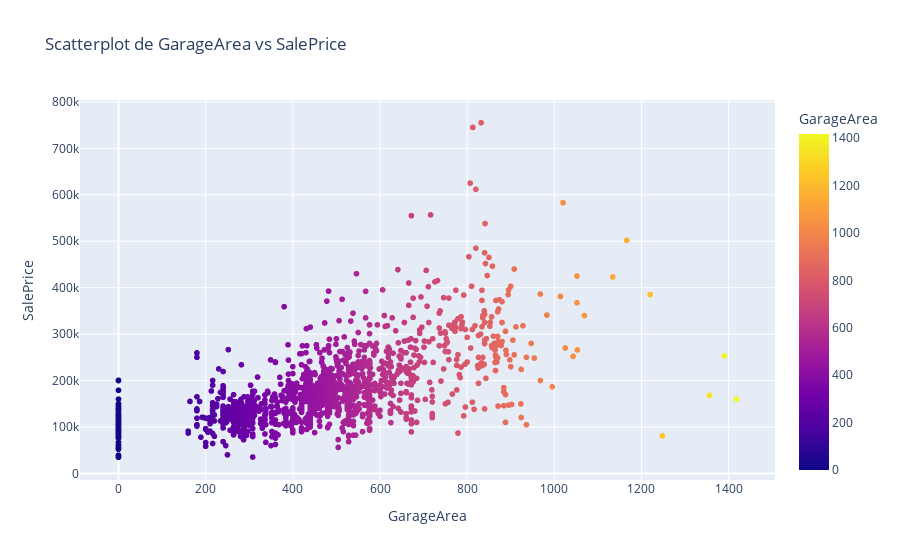

The notebook cell this image was saved under:
### Markdown cell above
### Relación entre GarageArea y salePrice:

### Code cell
#GarageArea: Size of garage in square feet
px.scatter(df_train,y="SalePrice", x="GarageArea", color="GarageArea", title="Scatterplot de GarageArea vs SalePrice")

### Figure 1 — Plotly figure (JSON) as saved in the notebook; plotly's stock layout.template omitted (floating-point values rounded to 4 significant figures; data arrays with more than 128 entries replaced by an {"elided": "..."} marker saying what was removed)
{"data": [{"hovertemplate": "GarageArea=%{marker.color}<br>SalePrice=%{y}<extra></extra>", "legendgroup": "", "marker": {"color": {"elided": "1460 int values"}, "coloraxis": "coloraxis", "symbol": "circle"}, "mode": "markers", "name": "", "showlegend": false, "type": "scattergl", "x": {"elided": "1460 int values"}, "xaxis": "x", "y": {"elided": "1460 int values"}, "yaxis": "y"}], "layout": {"coloraxis": {"colorbar": {"title": {"text": "GarageArea"}}, "colorscale": [[0, "#0d0887"], [0.1111, "#46039f"], [0.2222, "#7201a8"], [0.3333, "#9c179e"], [0.4444, "#bd3786"], [0.5556, "#d8576b"], [0.6667, "#ed7953"], [0.7778, "#fb9f3a"], [0.8889, "#fdca26"], [1, "#f0f921"]]}, "legend": {"tracegroupgap": 0}, "title": {"text": "Scatterplot de GarageArea vs SalePrice"}, "xaxis": {"anchor": "y", "domain": [0, 1], "title": {"text": "GarageArea"}}, "yaxis": {"anchor": "x", "domain": [0, 1], "title": {"text": "SalePrice"}}}}
